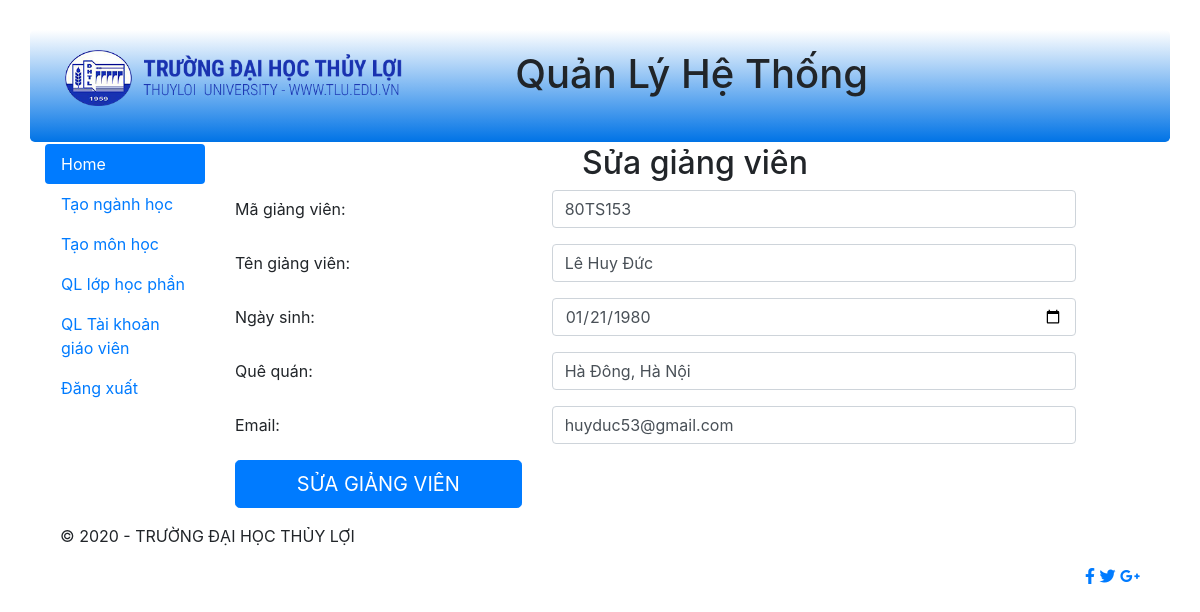
Screenshot of /suagv.php?id=80TS153 with the database file from the repository.
### tables this page shows
CREATE TABLE `giangvien` (
  `MaGV` char(10) NOT NULL,
  `TenGV` varchar(50) NOT NULL,
  `NgaySinh` date NOT NULL,
  `QueQuan` varchar(100) NOT NULL,
  `Email` varchar(50) NOT NULL
);

### suagv.php (the view)
<?php
include("header.php");
$laymagv=$_GET['id'];
require('connect.php');
$sqlgv  = "select * from GiangVien where MaGV='$laymagv'";
mysqli_set_charset($conn, 'UTF8');
$resultgv = mysqli_query($conn, $sqlgv);
$rowgv = mysqli_fetch_assoc($resultgv);
?>
    <header class="jumbotron text-center row"
style="margin-bottom:2px; background:linear-gradient(white, #0073e6); padding:20px;">
      <div class="col-sm-4">
        <img class="img-fluid float-left" src="Skins/Images/logo.png" alt="Logo">
      </div>
      <div class="col-sm-6">
        <h1 class="blue-text mb-4 font-bold">Quản Lý Hệ Thống</h1>
      </div>
      </header>
    <div class="row" style="padding-left: 0px;">
<?php
  include("menuadmin.php");
?>
<div class="col-sm-10">
<h2 class="h2 text-center">Sửa giảng viên</h2>
<form action="xulysuagv.php?id=<?php echo $rowgv['MaGV']?>" method="post" name="regform" id="regform" onsubmit="return checked();">
<div class="form-group row">
    <label class="col-sm-4 col-form-label">Mã giảng viên:</label>
    <div class="col-sm-7">
      <input type="text" class="form-control" id="magv" name="magv" maxlength="10"value="<?php echo $rowgv['MaGV']?>">
    </div>
</div>
  <div class="form-group row">
    <label class="col-sm-4 col-form-label">Tên giảng viên:</label>
    <div class="col-sm-7">
      <input type="text" class="form-control" id="tengv" name="tengv" maxlength="50" value="<?php echo $rowgv['TenGV']?>">
    </div>
  </div>
  <div class="form-group row">
    <label class="col-sm-4 col-form-label">Ngày sinh:</label>
    <div class="col-sm-7">
      <input type="date" class="form-control" id="ngaysinh" name="ngaysinh" value="<?php echo $rowgv['NgaySinh']?>">
    </div>
  </div>
  <div class="form-group row">
    <label class="col-sm-4 col-form-label">Quê quán:</label>
    <div class="col-sm-7">
      <input type="text" class="form-control" id="quequan" name="quequan" maxlength="100" value="<?php echo $rowgv['QueQuan']?>">
    </div>
  </div>
  <div class="form-group row">
    <label class="col-sm-4 col-form-label">Email:</label>
    <div class="col-sm-7">
      <input type="email" class="form-control" id="email" name="email" maxlength="50" value="<?php echo $rowgv['Email']?>">
    </div>
  </div>
<div class="form-group row">
    <div class="col-sm-4">
	<button class="btn btn-lg btn-primary btn-block text-uppercase" type="submit" id="themgv" name="themgv">Sửa giảng viên</button>
    </div>
	</div>
	</form>
</div>
  </div>
<?php
include("footer.php")
?>

### rows the page displays
giangvien: tengv "Lê Huy Đức", ngaysinh "01/21/1980", quequan "Hà Đông, Hà Nội", email "huyduc53@gmail.com"
